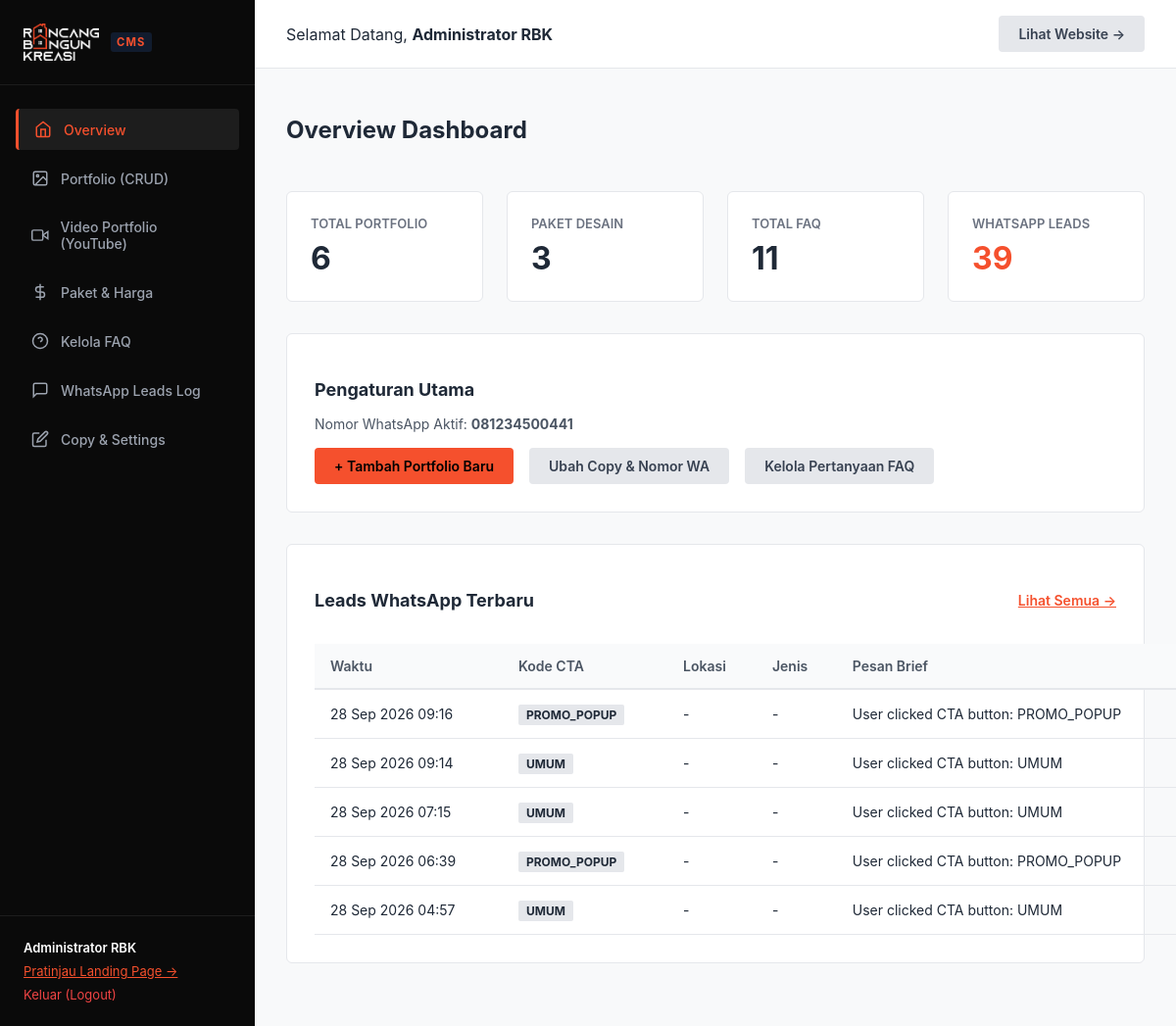
Page /admin/dashboard.php (signed in) on the committed database.
### tables this page shows
CREATE TABLE leads (
        id INTEGER PRIMARY KEY AUTOINCREMENT,
        name TEXT,
        wa_number TEXT,
        location TEXT,
        land_area TEXT,
        building_area TEXT,
        floors TEXT,
        building_type TEXT,
        style TEXT,
        budget TEXT,
        full_message TEXT,
        source_cta TEXT,
        status TEXT DEFAULT 'new',
        created_at DATETIME DEFAULT CURRENT_TIMESTAMP
    );

### config/auth.php (called while the page is built, shortened)
<?php
function e($string) {
    return htmlspecialchars($string ?? '', ENT_QUOTES, 'UTF-8');
}

### config/database.php (called while the page is built, shortened)
<?php
function getDB() {
    static $pdo = null;
    if ($pdo === null) {
        try {
            $pdo = new PDO('sqlite:' . DB_PATH);
            $pdo->setAttribute(PDO::ATTR_ERRMODE, PDO::ERRMODE_EXCEPTION);
            $pdo->setAttribute(PDO::ATTR_DEFAULT_FETCH_MODE, PDO::FETCH_ASSOC);
            $pdo->exec("PRAGMA foreign_keys = ON;");
        } catch (PDOException $e) {
            die("Database connection failed: " . $e->getMessage());
        }
    }
    return $pdo;
}
function getSettings() {
    $db = getDB();
    $rows = $db->query("SELECT setting_key, setting_value FROM settings")->fetchAll();
    $settings = [];
    foreach ($rows as $row) {
        $settings[$row['setting_key']] = $row['setting_value'];
    }
    return $settings;
}

### admin/dashboard.php (the view, shortened to what this page needs)
<?php
require_once __DIR__ . '/../config/database.php';
require_once __DIR__ . '/../config/auth.php';
$db = getDB();
$totalPortfolio = $db->query("SELECT COUNT(*) FROM portfolio")->fetchColumn();
$totalPackages = $db->query("SELECT COUNT(*) FROM pricing_packages")->fetchColumn();
$totalFaqs = $db->query("SELECT COUNT(*) FROM faqs")->fetchColumn();
$totalLeads = $db->query("SELECT COUNT(*) FROM leads")->fetchColumn();
$recentLeads = $db->query("SELECT * FROM leads ORDER BY created_at DESC LIMIT 5")->fetchAll();
$settings = getSettings();
?>
<!DOCTYPE html>
<html lang="id">
<head>
  <link rel="stylesheet" href="/assets/css/admin.css">
</head>
<body class="admin-body">
  <?php include __DIR__ . '/sidebar.php'; ?>
  <div class="admin-main">
    <div class="admin-topbar">
      <div>Selamat Datang, <strong><?= e($_SESSION['admin_user']['name']); ?></strong></div>
      <div>
        <a href="/" target="_blank" class="btn-admin btn-admin-secondary">Lihat Website &rarr;</a>
      </div>
    </div>
    <div class="admin-content">
      <div class="page-header">
        <h1 class="page-title">Overview Dashboard</h1>
      </div>
      <div class="stats-grid">
        <div class="stat-card">
          <div class="stat-label">Total Portfolio</div>
          <div class="stat-value"><?= $totalPortfolio; ?></div>
        </div>
        <div class="stat-card">
          <div class="stat-label">Paket Desain</div>
          <div class="stat-value"><?= $totalPackages; ?></div>
        </div>
        <div class="stat-card">
          <div class="stat-label">Total FAQ</div>
          <div class="stat-value"><?= $totalFaqs; ?></div>
        </div>
        <div class="stat-card">
          <div class="stat-label">WhatsApp Leads</div>
          <div class="stat-value" style="color: var(--admin-primary);"><?= $totalLeads; ?></div>
        </div>
      </div>
      <div class="card">
        <h3 style="font-size: 1.125rem; font-weight: 700; margin-bottom: 1rem;">Pengaturan Utama</h3>
        <p style="font-size: 0.875rem; color: #4B5563; margin-bottom: 1rem;">
          Nomor WhatsApp Aktif: <strong><?= e($settings['wa_number'] ?? '081234500441'); ?></strong>
        </p>
        <div style="display: flex; gap: 1rem; flex-wrap: wrap;">
          <a href="/admin/portfolio.php?action=create" class="btn-admin btn-admin-primary">+ Tambah Portfolio Baru</a>
          <a href="/admin/content.php" class="btn-admin btn-admin-secondary">Ubah Copy & Nomor WA</a>
          <a href="/admin/faq.php" class="btn-admin btn-admin-secondary">Kelola Pertanyaan FAQ</a>
        </div>
      </div>
      <div class="card">
        <div style="display: flex; align-items: center; justify-content: space-between; margin-bottom: 1rem;">
          <h3 style="font-size: 1.125rem; font-weight: 700;">Leads WhatsApp Terbaru</h3>
          <a href="/admin/leads.php" style="font-size: 0.875rem; color: var(--admin-primary); font-weight: 600;">Lihat Semua &rarr;</a>
        </div>
        <?php if (empty($recentLeads)): ?>
          <p style="color: var(--admin-muted); font-size: 0.875rem;">Belum ada leads tersimpan. Leads akan muncul otomatis ketika pengunjung mengisi form brief atau mengklik CTA WhatsApp.</p>
        <?php else: ?>
          <table class="admin-table">
            <thead>
              <tr>
                <th>Waktu</th>
                <th>Kode CTA</th>
                <th>Lokasi</th>
                <th>Jenis</th>
                <th>Pesan Brief</th>
              </tr>
            </thead>
            <tbody>
              <?php foreach ($recentLeads as $lead): ?>
                <tr>
                  <td><?= date('d M Y H:i', strtotime($lead['created_at'])); ?></td>
                  <td><span style="background: #E5E7EB; padding: 0.2rem 0.5rem; font-size: 0.75rem; font-weight: 700; border-radius: 2px;"><?= e($lead['source_cta'] ?? 'UMUM'); ?></span></td>
                  <td><?= e($lead['location'] ?? '-'); ?></td>
                  <td><?= e($lead['building_type'] ?? '-'); ?></td>
                  <td style="max-width: 300px; overflow: hidden; text-overflow: ellipsis; white-space: nowrap;"><?= e($lead['full_message'] ?? '-'); ?></td>
                </tr>
              <?php endforeach; ?>
            </tbody>
          </table>
        <?php endif; ?>
      </div>
    </div>
  </div>
</body>
</html>

### admin/sidebar.php
<?php
$currentPage = basename($_SERVER['PHP_SELF']);
?>
<div class="admin-sidebar">
  <div class="sidebar-header" style="display: flex; align-items: center; gap: 0.75rem;">
    <img src="/assets/images/logo-light.png" alt="RBK Studio Logo" style="height: 38px; width: auto; object-fit: contain;">
    <span style="font-size: 0.7rem; font-weight: 700; color: var(--admin-primary); letter-spacing: 0.1em; background: rgba(59,130,246,0.15); padding: 0.2rem 0.4rem; border-radius: 3px;">CMS</span>
  </div>
  <nav class="sidebar-nav">
    <a href="/admin/dashboard.php" class="sidebar-link <?= $currentPage == 'dashboard.php' ? 'active' : ''; ?>">
      <svg width="18" height="18" viewBox="0 0 24 24" fill="none" stroke="currentColor" stroke-width="2"><path d="M3 9l9-7 9 7v11a2 2 0 0 1-2 2H5a2 2 0 0 1-2-2z"/><polyline points="9 22 9 12 15 12 15 22"/></svg>
      Overview
    </a>
    <a href="/admin/portfolio.php" class="sidebar-link <?= $currentPage == 'portfolio.php' ? 'active' : ''; ?>">
      <svg width="18" height="18" viewBox="0 0 24 24" fill="none" stroke="currentColor" stroke-width="2"><rect x="3" y="3" width="18" height="18" rx="2"/><circle cx="8.5" cy="8.5" r="1.5"/><polyline points="21 15 16 10 5 21"/></svg>
      Portfolio (CRUD)
    </a>
    <a href="/admin/videos.php" class="sidebar-link <?= $currentPage == 'videos.php' ? 'active' : ''; ?>">
      <svg width="18" height="18" viewBox="0 0 24 24" fill="none" stroke="currentColor" stroke-width="2"><path d="M23 7l-7 5 7 5V7z"/><rect x="1" y="5" width="15" height="14" rx="2" ry="2"/></svg>
      Video Portfolio (YouTube)
    </a>
    <a href="/admin/pricing.php" class="sidebar-link <?= $currentPage == 'pricing.php' ? 'active' : ''; ?>">
      <svg width="18" height="18" viewBox="0 0 24 24" fill="none" stroke="currentColor" stroke-width="2"><line x1="12" y1="1" x2="12" y2="23"/><path d="M17 5H9.5a3.5 3.5 0 0 0 0 7h5a3.5 3.5 0 0 1 0 7H6"/></svg>
      Paket & Harga
    </a>
    <a href="/admin/faq.php" class="sidebar-link <?= $currentPage == 'faq.php' ? 'active' : ''; ?>">
      <svg width="18" height="18" viewBox="0 0 24 24" fill="none" stroke="currentColor" stroke-width="2"><circle cx="12" cy="12" r="10"/><path d="M9.09 9a3 3 0 0 1 5.83 1c0 2-3 3-3 3"/><line x1="12" y1="17" x2="12.01" y2="17"/></svg>
      Kelola FAQ
    </a>
    <a href="/admin/leads.php" class="sidebar-link <?= $currentPage == 'leads.php' ? 'active' : ''; ?>">
      <svg width="18" height="18" viewBox="0 0 24 24" fill="none" stroke="currentColor" stroke-width="2"><path d="M21 15a2 2 0 0 1-2 2H7l-4 4V5a2 2 0 0 1 2-2h14a2 2 0 0 1 2 2z"/></svg>
      WhatsApp Leads Log
    </a>
    <a href="/admin/content.php" class="sidebar-link <?= $currentPage == 'content.php' ? 'active' : ''; ?>">
      <svg width="18" height="18" viewBox="0 0 24 24" fill="none" stroke="currentColor" stroke-width="2"><path d="M11 4H4a2 2 0 0 0-2 2v14a2 2 0 0 0 2 2h14a2 2 0 0 0 2-2v-7"/><path d="M18.5 2.5a2.121 2.121 0 0 1 3 3L12 15l-4 1 1-4 9.5-9.5z"/></svg>
      Copy & Settings
    </a>
  </nav>
  <div class="sidebar-footer">
    <div style="margin-bottom: 0.5rem; color: #FFF; font-weight: 600;"><?= e($_SESSION['admin_user']['name'] ?? 'Admin'); ?></div>
    <a href="/" target="_blank" style="color: var(--admin-primary); text-decoration: underline; display: block; margin-bottom: 0.5rem;">Pratinjau Landing Page &rarr;</a>
    <a href="/admin/logout.php" style="color: #EF4444; text-decoration: none;">Keluar (Logout)</a>
  </div>
</div>

### assets/css/admin.css (style rules this page uses)
:root { --admin-sidebar-bg: #0A0A0A; --admin-content-bg: #F8F9FA; --admin-card-bg: #FFFFFF; --admin-border: #E5E7EB; --admin-text: #1F2937; --admin-muted: #6B7280; --admin-primary: #F5502D; --admin-primary-hover: #D83C1A; }
body.admin-body { font-family: 'Plus Jakarta Sans', -apple-system, sans-serif; background-color: var(--admin-content-bg); color: var(--admin-text); margin: 0; display: flex; min-height: 100vh; }
.admin-sidebar { width: 260px; background-color: var(--admin-sidebar-bg); color: #FFFFFF; display: flex; flex-direction: column; flex-shrink: 0; }
.sidebar-header { padding: 1.5rem; border-bottom: 1px solid rgba(255,255,255,0.08); font-weight: 700; font-size: 1.125rem; letter-spacing: 0.1em; display: flex; align-items: center; gap: 0.75rem; }
.sidebar-nav { padding: 1.5rem 1rem; display: flex; flex-direction: column; gap: 0.5rem; flex-grow: 1; }
.sidebar-link { color: #9CA3AF; padding: 0.75rem 1rem; border-radius: 4px; text-decoration: none; font-size: 0.875rem; font-weight: 500; display: flex; align-items: center; gap: 0.75rem; transition: all 0.2s ease; }
.sidebar-link:hover, .sidebar-link.active { background: rgba(255, 255, 255, 0.08); color: #FFFFFF; }
.sidebar-link.active { border-left: 3px solid var(--admin-primary); color: var(--admin-primary); }
.sidebar-footer { padding: 1.5rem; border-top: 1px solid rgba(255,255,255,0.08); font-size: 0.8125rem; color: #6B7280; }
.admin-main { flex-grow: 1; display: flex; flex-direction: column; min-width: 0; overflow-x: hidden; }
.admin-topbar { background: #FFFFFF; padding: 1rem 2rem; border-bottom: 1px solid var(--admin-border); display: flex; align-items: center; justify-content: space-between; }
.admin-content { padding: 2rem; flex-grow: 1; }
.page-header { margin-bottom: 2rem; display: flex; align-items: center; justify-content: space-between; }
.page-title { font-size: 1.5rem; font-weight: 700; color: var(--admin-text); }
.stats-grid { display: grid; grid-template-columns: repeat(4, 1fr); gap: 1.5rem; margin-bottom: 2rem; }
.stat-card { background: var(--admin-card-bg); padding: 1.5rem; border-radius: 6px; border: 1px solid var(--admin-border); display: flex; flex-direction: column; }
.stat-label { font-size: 0.8125rem; color: var(--admin-muted); font-weight: 600; text-transform: uppercase; margin-bottom: 0.5rem; }
.stat-value { font-size: 2rem; font-weight: 700; color: var(--admin-text); }
.card { background: var(--admin-card-bg); border: 1px solid var(--admin-border); border-radius: 6px; padding: 1.75rem; margin-bottom: 2rem; }
.btn-admin { padding: 0.625rem 1.25rem; font-size: 0.875rem; font-weight: 600; border-radius: 4px; border: none; cursor: pointer; display: inline-flex; align-items: center; gap: 0.5rem; text-decoration: none; }
.btn-admin-primary { background: var(--admin-primary); color: #000; }
.btn-admin-secondary { background: #E5E7EB; color: #374151; }
.admin-table { width: 100%; border-collapse: collapse; font-size: 0.875rem; min-width: 900px; }
.admin-table th { background: #F9FAFB; font-weight: 600; color: #4B5563; padding: 0.875rem 1rem; text-align: left; border-bottom: 2px solid var(--admin-border); white-space: nowrap; }
.admin-table td { padding: 1rem; text-align: left; border-bottom: 1px solid var(--admin-border); vertical-align: top; }

### rows in the picture
leads: created_at "28 Sep 2026 09:16", source_cta "PROMO_POPUP", location "-", building_type "-", full_message "User clicked CTA button: PROMO_POPUP"
leads: created_at "28 Sep 2026 09:14", source_cta "UMUM", location "-", building_type "-", full_message "User clicked CTA button: UMUM"
leads: created_at "28 Sep 2026 07:15", source_cta "UMUM", location "-", building_type "-", full_message "User clicked CTA button: UMUM"
leads: created_at "28 Sep 2026 06:39", source_cta "PROMO_POPUP", location "-", building_type "-", full_message "User clicked CTA button: PROMO_POPUP"
leads: created_at "28 Sep 2026 04:57", source_cta "UMUM", location "-", building_type "-", full_message "User clicked CTA button: UMUM"

### other values in the picture
$_SESSION['admin_user']['name'] "Administrator RBK"
$totalPortfolio "6"
$totalPackages "3"
$totalFaqs "11"
$totalLeads "39"
$settings['wa_number'] "081234500441"
